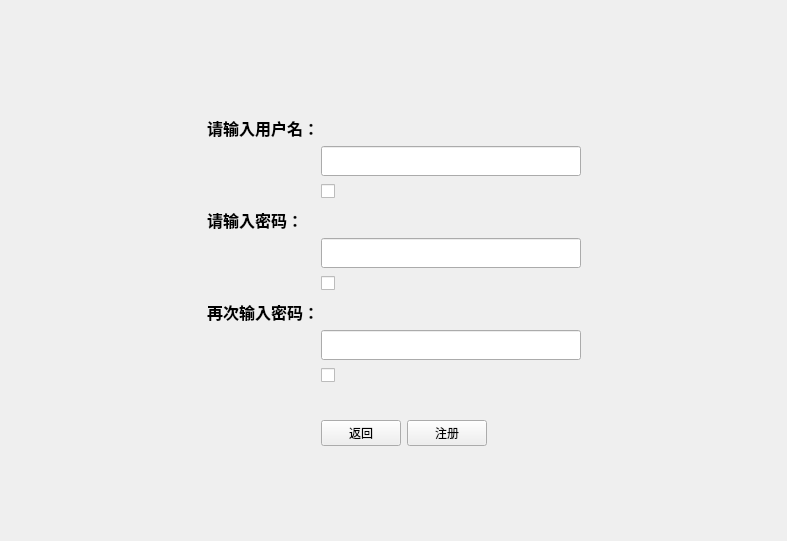
<?xml version="1.0" encoding="UTF-8"?>
<ui version="4.0">
 <class>UserSql</class>
 <widget class="QWidget" name="UserSql">
  <property name="geometry">
   <rect>
    <x>0</x>
    <y>0</y>
    <width>787</width>
    <height>541</height>
   </rect>
  </property>
  <property name="windowTitle">
   <string>注册</string>
  </property>
  <layout class="QGridLayout" name="gridLayout_3">
   <item row="0" column="1">
    <spacer name="verticalSpacer">
     <property name="orientation">
      <enum>Qt::Vertical</enum>
     </property>
     <property name="sizeHint" stdset="0">
      <size>
       <width>20</width>
       <height>38</height>
      </size>
     </property>
    </spacer>
   </item>
   <item row="1" column="0">
    <spacer name="horizontalSpacer">
     <property name="orientation">
      <enum>Qt::Horizontal</enum>
     </property>
     <property name="sizeHint" stdset="0">
      <size>
       <width>167</width>
       <height>20</height>
      </size>
     </property>
    </spacer>
   </item>
   <item row="1" column="1">
    <layout class="QGridLayout" name="gridLayout_2">
     <item row="0" column="0" colspan="3">
      <layout class="QGridLayout" name="gridLayout">
       <item row="0" column="2">
        <spacer name="horizontalSpacer_2">
         <property name="orientation">
          <enum>Qt::Horizontal</enum>
         </property>
         <property name="sizeHint" stdset="0">
          <size>
           <width>238</width>
           <height>20</height>
          </size>
         </property>
        </spacer>
       </item>
       <item row="1" column="0" colspan="3">
        <widget class="QLabel" name="label">
         <property name="text">
          <string>&lt;html&gt;&lt;head/&gt;&lt;body&gt;&lt;p&gt;&lt;span style=&quot; font-size:12pt; font-weight:600;&quot;&gt;请输入用户名：&lt;/span&gt;&lt;/p&gt;&lt;/body&gt;&lt;/html&gt;</string>
         </property>
        </widget>
       </item>
       <item row="2" column="0">
        <spacer name="horizontalSpacer_3">
         <property name="orientation">
          <enum>Qt::Horizontal</enum>
         </property>
         <property name="sizeHint" stdset="0">
          <size>
           <width>104</width>
           <height>20</height>
          </size>
         </property>
        </spacer>
       </item>
       <item row="2" column="1" colspan="2">
        <widget class="QLineEdit" name="userEdit">
         <property name="minimumSize">
          <size>
           <width>260</width>
           <height>30</height>
          </size>
         </property>
         <property name="maximumSize">
          <size>
           <width>260</width>
           <height>30</height>
          </size>
         </property>
        </widget>
       </item>
       <item row="3" column="0">
        <spacer name="horizontalSpacer_5">
         <property name="orientation">
          <enum>Qt::Horizontal</enum>
         </property>
         <property name="sizeHint" stdset="0">
          <size>
           <width>104</width>
           <height>20</height>
          </size>
         </property>
        </spacer>
       </item>
       <item row="3" column="1" colspan="2">
        <widget class="QCheckBox" name="checkBox">
         <property name="text">
          <string/>
         </property>
        </widget>
       </item>
       <item row="4" column="0">
        <widget class="QLabel" name="label_2">
         <property name="text">
          <string>&lt;html&gt;&lt;head/&gt;&lt;body&gt;&lt;p&gt;&lt;span style=&quot; font-size:12pt; font-weight:600;&quot;&gt;请输入密码：&lt;/span&gt;&lt;/p&gt;&lt;/body&gt;&lt;/html&gt;</string>
         </property>
        </widget>
       </item>
       <item row="4" column="1" colspan="2">
        <spacer name="horizontalSpacer_8">
         <property name="orientation">
          <enum>Qt::Horizontal</enum>
         </property>
         <property name="sizeHint" stdset="0">
          <size>
           <width>258</width>
           <height>20</height>
          </size>
         </property>
        </spacer>
       </item>
       <item row="5" column="0">
        <spacer name="horizontalSpacer_9">
         <property name="orientation">
          <enum>Qt::Horizontal</enum>
         </property>
         <property name="sizeHint" stdset="0">
          <size>
           <width>104</width>
           <height>20</height>
          </size>
         </property>
        </spacer>
       </item>
       <item row="5" column="1" colspan="2">
        <widget class="QLineEdit" name="passEdit">
         <property name="minimumSize">
          <size>
           <width>260</width>
           <height>30</height>
          </size>
         </property>
         <property name="maximumSize">
          <size>
           <width>260</width>
           <height>30</height>
          </size>
         </property>
        </widget>
       </item>
       <item row="6" column="0">
        <spacer name="horizontalSpacer_11">
         <property name="orientation">
          <enum>Qt::Horizontal</enum>
         </property>
         <property name="sizeHint" stdset="0">
          <size>
           <width>104</width>
           <height>20</height>
          </size>
         </property>
        </spacer>
       </item>
       <item row="6" column="1" colspan="2">
        <widget class="QCheckBox" name="checkBox_2">
         <property name="text">
          <string/>
         </property>
        </widget>
       </item>
       <item row="7" column="0" colspan="2">
        <widget class="QLabel" name="label_3">
         <property name="text">
          <string>&lt;html&gt;&lt;head/&gt;&lt;body&gt;&lt;p&gt;&lt;span style=&quot; font-size:12pt; font-weight:600;&quot;&gt;再次输入密码：&lt;/span&gt;&lt;/p&gt;&lt;/body&gt;&lt;/html&gt;</string>
         </property>
        </widget>
       </item>
       <item row="7" column="2">
        <spacer name="horizontalSpacer_16">
         <property name="orientation">
          <enum>Qt::Horizontal</enum>
         </property>
         <property name="sizeHint" stdset="0">
          <size>
           <width>248</width>
           <height>20</height>
          </size>
         </property>
        </spacer>
       </item>
       <item row="8" column="0">
        <spacer name="horizontalSpacer_17">
         <property name="orientation">
          <enum>Qt::Horizontal</enum>
         </property>
         <property name="sizeHint" stdset="0">
          <size>
           <width>104</width>
           <height>20</height>
          </size>
         </property>
        </spacer>
       </item>
       <item row="8" column="1" colspan="2">
        <widget class="QLineEdit" name="pass2Edit">
         <property name="minimumSize">
          <size>
           <width>260</width>
           <height>30</height>
          </size>
         </property>
         <property name="maximumSize">
          <size>
           <width>260</width>
           <height>30</height>
          </size>
         </property>
        </widget>
       </item>
       <item row="9" column="0">
        <spacer name="horizontalSpacer_19">
         <property name="orientation">
          <enum>Qt::Horizontal</enum>
         </property>
         <property name="sizeHint" stdset="0">
          <size>
           <width>104</width>
           <height>20</height>
          </size>
         </property>
        </spacer>
       </item>
       <item row="9" column="1" colspan="2">
        <widget class="QCheckBox" name="checkBox_3">
         <property name="text">
          <string/>
         </property>
        </widget>
       </item>
      </layout>
     </item>
     <item row="1" column="1">
      <spacer name="verticalSpacer_2">
       <property name="orientation">
        <enum>Qt::Vertical</enum>
       </property>
       <property name="sizeHint" stdset="0">
        <size>
         <width>20</width>
         <height>28</height>
        </size>
       </property>
      </spacer>
     </item>
     <item row="2" column="0">
      <spacer name="horizontalSpacer_6">
       <property name="orientation">
        <enum>Qt::Horizontal</enum>
       </property>
       <property name="sizeHint" stdset="0">
        <size>
         <width>108</width>
         <height>20</height>
        </size>
       </property>
      </spacer>
     </item>
     <item row="2" column="1">
      <layout class="QHBoxLayout" name="horizontalLayout">
       <item>
        <widget class="QPushButton" name="pushButton_2">
         <property name="text">
          <string>返回</string>
         </property>
        </widget>
       </item>
       <item>
        <widget class="QPushButton" name="pushButton">
         <property name="text">
          <string>注册</string>
         </property>
        </widget>
       </item>
      </layout>
     </item>
     <item row="2" column="2">
      <spacer name="horizontalSpacer_7">
       <property name="orientation">
        <enum>Qt::Horizontal</enum>
       </property>
       <property name="sizeHint" stdset="0">
        <size>
         <width>88</width>
         <height>20</height>
        </size>
       </property>
      </spacer>
     </item>
    </layout>
   </item>
   <item row="1" column="2">
    <spacer name="horizontalSpacer_4">
     <property name="orientation">
      <enum>Qt::Horizontal</enum>
     </property>
     <property name="sizeHint" stdset="0">
      <size>
       <width>167</width>
       <height>20</height>
      </size>
     </property>
    </spacer>
   </item>
   <item row="2" column="1">
    <spacer name="verticalSpacer_3">
     <property name="orientation">
      <enum>Qt::Vertical</enum>
     </property>
     <property name="sizeHint" stdset="0">
      <size>
       <width>20</width>
       <height>60</height>
      </size>
     </property>
    </spacer>
   </item>
  </layout>
 </widget>
 <resources/>
 <connections/>
</ui>
